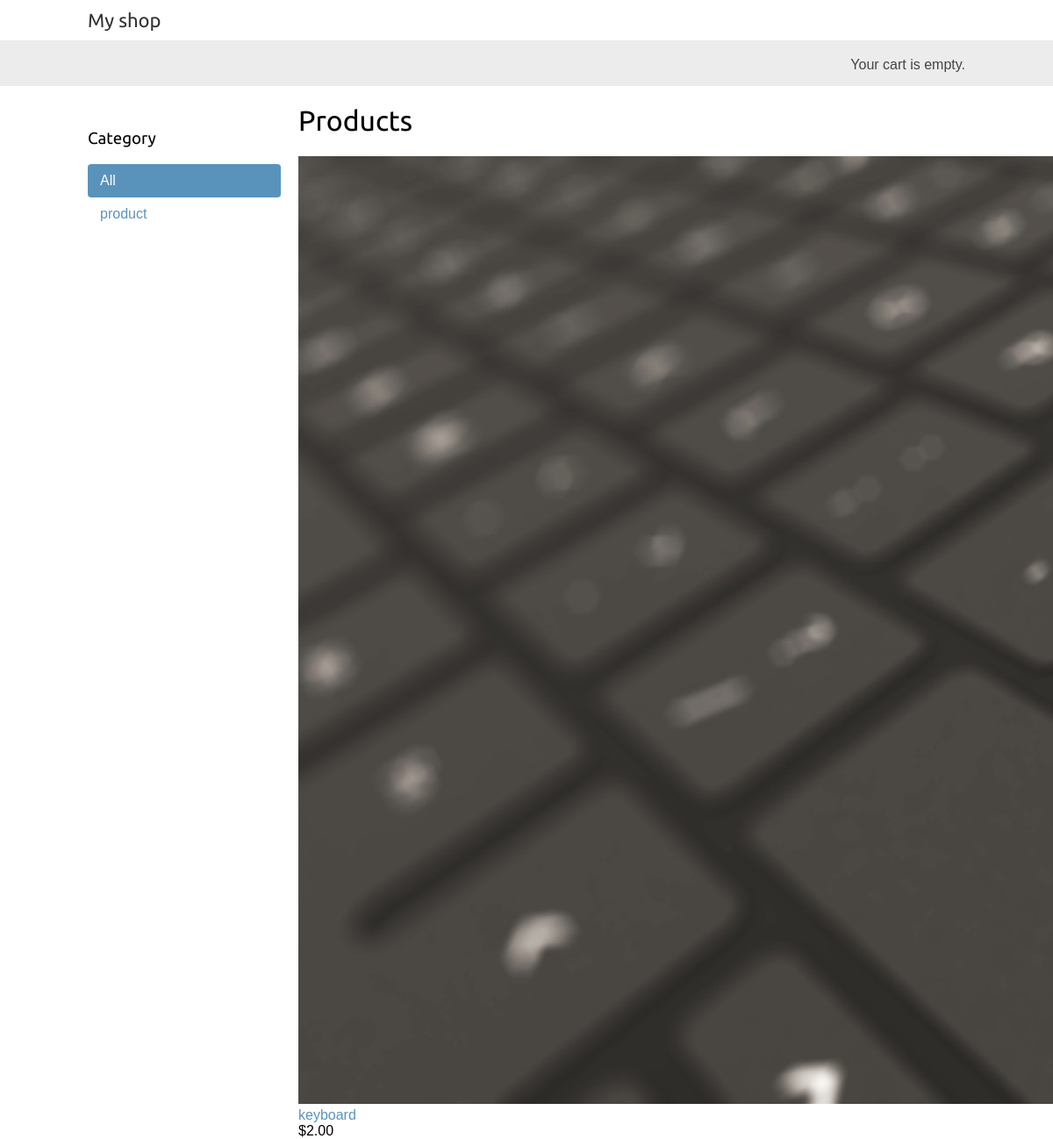
The page / on the database its author committed.
### shop/models.py (models this page shows, shortened)
class Category(models.Model):
    name = models.CharField(max_length=200, db_index=True)
    slug = models.SlugField(max_length=200, unique=True)
    class Meta:
        ordering = ('name',)
        verbose_name = 'category'
        verbose_name_plural = 'categories'
    def get_absolute_url(self):
        return reverse("shop:product_list_by_category", args=[self.slug])

class Product(models.Model):
    category = models.ForeignKey(Category, \
                                related_name='products', \
                                on_delete=models.CASCADE)
    name = models.CharField(max_length=200, db_index=True)
    slug = models.SlugField(max_length=200, db_index=True)
    image = models.ImageField(upload_to='products/%Y/%m/%d', blank=True)
    description = models.TextField(blank=True)
    price = models.DecimalField(max_digits=10, decimal_places=2)
    available = models.BooleanField(default=True)
    created = models.DateTimeField(auto_now_add=True)
    updated = models.DateTimeField(auto_now=True)
    class Meta:
        ordering = ('name',)
        index_together = (('id', 'slug'),)
    def get_absolute_url(self):
        return reverse("shop:product_detail", args=[self.id, self.slug])

### shop/views.py (the view, shortened to what this page needs)
# urls.py: path('', views.product_list, name='product_list'),
def product_list(request, category_slug=None):
    category = None
    categories = Category.objects.all()
    products = Product.objects.filter(available=True)
    context = {}
    context['categories'] = categories
    context['products'] = products
    return render(request, 'product/list.html', context)

### cart/context_processors.py (called while the page is built)
def cart(request):
    return {'cart': Cart(request)}

### cart/models.py (called while the page is built)
    def __len__(self):
        return sum(item['quantity'] for item in self.cart.values())

### shop/templates/product/list.html (shortened to what this page needs)
{% extends "base.html" %}
{% load static %}
{% block content %}
    <div id="sidebar">
        <h3>Category</h3>
        <ul>
            <li {% if not category %}class="selected"{% endif %}>
                <a href="{% url 'shop:product_list' %}">All</a>
            </li>
            {% for c in categories %}
                <li {% if category.slug == c.slug %} class="selected" {% endif %}>
                    <a href="{{ c.get_absolute_url }}">{{ c.name }}</a>
                </li>
            {% endfor %}
        </ul>
    </div>
    <div id="main" class="prodcut-list">
        <h1>{% if category %}{{ category.name }}{% else %}Products{% endif %}</h1>
        {% for product in products %}
            <div class="item">
                <a href="{{ product.get_absolute_url }}">
                    <img src="{% if product.image %}{{ product.image.url }}{% else %}{% static "img/no_image.png" %}{% endif %}">
                </a>
                <a href="{{ product.get_absolute_url }}">{{ product.name }}</a>
                <br>
                ${{ product.price }}
            </div>
        {% endfor %}
    </div>
{% endblock content %}

### static/css/base.css (style rules this page uses)
body { margin: 0; padding: 0; font-family: helvetica, sans-serif; }
h1, h2, h3, h4, h5, h6 { font-family: 'Ubuntu', sans-serif; font-weight: normal; }
a { text-decoration: none; color: #5993bb; }
#sidebar { width: 220px; padding: 30px 20px 0 0; float: left; }
#sidebar ul { margin: 0; padding: 0; }
#sidebar ul li { margin: 0; list-style: none; padding: 10px 14px; }
#sidebar ul li a { display: block; }
#sidebar ul li.selected { background: #5993bb; border-radius: 4px; }
#sidebar ul li.selected a { color: #fff; }
#main { float: left; width: 96%; margin-right: -220px; overflow: hidden; }

### rows shown on the page
Category: name "product"
Product: image (picture), name "keyboard", price "2.00"
